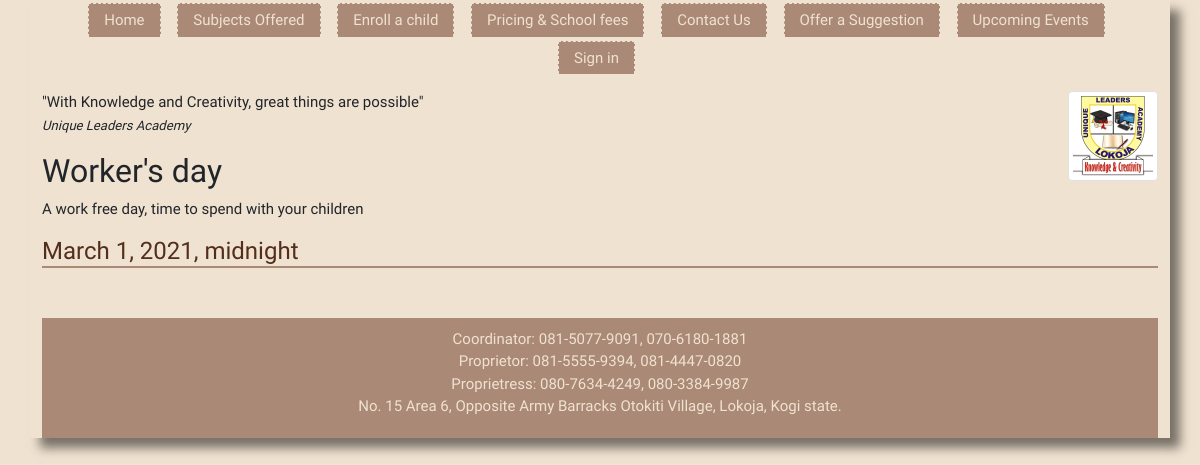
The app's page /event-detail/7/ with its own data.
### school/models.py (models this page shows, shortened)
class Events(models.Model):
	title = models.CharField(max_length=255)
	description = models.TextField()
	event_date = models.DateTimeField(default=timezone.now)
	class Meta:
		verbose_name_plural = 'Events'

### school/views.py (the view)
# urls.py: path('event-detail/<int:pk>/', EventDetailView.as_view(template_name=
class EventDetailView(DetailView):
	model = Events

### school/templates/school/event_detail.html (shortened to what this page needs)
{% extends "school/base.html" %}
{% load crispy_forms_tags %}
{% block content %}
<h2> {{ events.title }} </h2>
<p> {{ events.description }} </p>
<h4> {{ events.event_date }} </h4>
{% endblock content%}

### school/static/school/styles.css (style rules this page uses)
.main { font-family: 'Quicksand', sans-serif; margin-top: 20px; text-align: left; margin: 0 auto; box-shadow: 10px 10px 10px rgba(0,0,0,.5); background-color: #f0e2d0; font-size: 15px; }
h3, .card-subtitle, .card-text h1,h3,h4, h6 { font-family: 'Potta One', cursive; color:#532e1c; text-align: left; border-bottom: 2px solid #aa8976; }

### records on screen
Events: title "Worker's day", description "A work free day, time to spend with your children", event_date "March 1, 2021, midnight"
